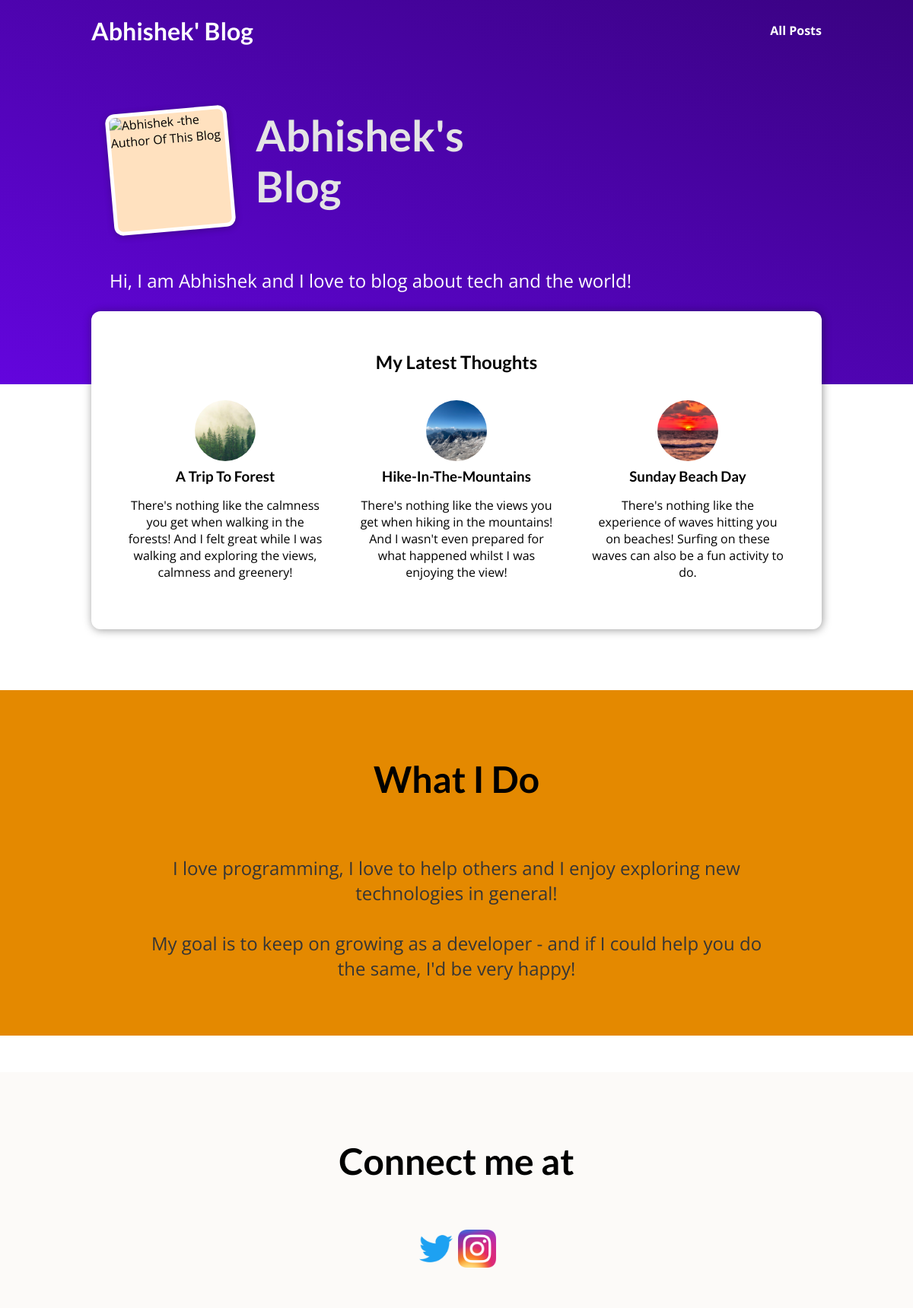
The page / on the database its author committed.
### blog/models.py (models this page shows, shortened)
class Post(models.Model):
    title = models.CharField(max_length=100)
    author = models.ForeignKey(
        Author, verbose_name=("Post author"), on_delete=models.SET_NULL, related_name="posts",null=True)
    excerpt = models.TextField()
    image_name = models.CharField(max_length=50, verbose_name="Post's image")
    post_date = models.DateField(
        auto_now=True, auto_now_add=False, verbose_name="Upload Date and time")
    slug = models.SlugField(unique=True, db_index=True)
    content = models.TextField(verbose_name="Post content", validators=[MinLengthValidator(10)])
    tags = models.ManyToManyField(Tag, verbose_name=("post tags"))
    class Meta:
        verbose_name=("Post")
        verbose_name_plural=("Posts")

### blog/views.py (the view)
# urls.py: path("", views.starting_page, name="starting_page"),
def starting_page(request):
    latest_posts=posts.order_by("-post_date")
    latest_posts=posts[:3]
    return render(request, "blog/index.html",{"posts":latest_posts,"about":about})

### blog/templates/blog/index.html (shortened to what this page needs)
{% extends 'base.html' %}
{% load static %}
{%block css_files%}
<link rel="stylesheet" href="{% static 'blog/post.css' %}" />
<link rel="stylesheet" href="{% static 'blog/index.css' %}" />
{%endblock%}
{%block content %}
<section id="welcome">
  <header>
    <img
      src="{% static 'blog/images/abhishek.jpg' %}"
      alt="Abhishek -the Author Of This Blog"
    />
    <h2>{{about.Auth_name}}</h2>
  </header>
  <p>{{about.Introduction}}</p>
</section>
<section id="latest-posts">
  <h2>My Latest Thoughts</h2>
  <ul>
    {% for post in posts %}
      {% include "blog/includes/post.html" %}
    {% endfor %}
  </ul>
</section>
<section id="about">
  <h2>What I Do</h2>
    <p>
      {{about.Description|linebreaksbr}}
    </p>
</section>
{%endblock %}

### blog/templates/blog/includes/post.html
{% load static %}
<li>
    <article class="post">
      <a href="{% url 'post-detail' post.slug %}">
        <img
          src="{% static 'blog/images/'|add:post.image_name %}"
          alt="{{post.title|title}}"
        />
        <div class="post_content">
          <h3>{{post.title|title}}</h3>
          <p>
            {{post.excerpt}}
          </p>
        </div>
      </a>
    </article>
  </li>

### static/app.css (style rules this page uses)
* { box-sizing: border-box; }
html { font-family: 'Open Sans', 'Lato', sans-serif; }
body { margin: 0; }
h1, h2, h3 { font-family: 'Lato', sans-serif; font-weight: bold; }

### blog/static/blog/post.css (style rules this page uses)
.post { display: flex; flex-direction: column; align-items: center; text-align: center; }
.post a { text-decoration: none; color: black; transition: all 0.2s ease; padding: 1rem; }
.post img { width: 5rem; height: 5rem; object-fit: cover; border-radius: 50%; }
.post h3 { margin: 0.25rem 0; }

### blog/static/blog/index.css (style rules this page uses)
#welcome { background: linear-gradient(to right top, #6305dd, #390281); padding: 6rem 12%; }
#welcome header { display: flex; align-items: flex-start; margin: 3rem auto; }
#welcome img { width: 10rem; height: 10rem; object-fit: cover; object-position: top; border: 5px solid white; border-radius: 12px; background-color: #ffe1bf; transform: rotateZ(-5deg); box-shadow: 0 2px 8px rgba(0, 0, 0, 0.25); }
#welcome h2 { font-size: 3.5rem; margin: 0 0 0 2rem; color: #e4e4e4; width: 10rem; }
#welcome p { color: white; font-size: 1.5rem; }
#latest-posts { background-color: white; padding: 2rem; border-radius: 12px; width: 60rem; margin: -6rem auto 2rem auto; box-shadow: 1px 1px 12px rgba(0, 0, 0, 0.4); }
#latest-posts h2 { text-align: center; }
#latest-posts ul { list-style: none; margin: 0; padding: 0; display: flex; gap: 1rem; }
#latest-posts li { flex: 1; }
#about { text-align: center; padding: 3rem; background-color: #e48900; margin-top: 5rem; }
#about h2 { font-size: 3rem; }
#about p { font-size: 1.5rem; color: #353535; }

### rows shown on the page
Post: image_name (picture), title "A Trip To Forest", excerpt "There's nothing like the calmness you get when walking in the forests! And I felt great while I was walking and exploring the views, calmness and greenery!"
Post: image_name (picture), title "Hike-In-The-Mountains", excerpt "There's nothing like the views you get when hiking in the mountains! And I wasn't even prepared for what happened whilst I was enjoying the view!"
Post: image_name (picture), title "Sunday Beach Day", excerpt "There's nothing like the experience of waves hitting you on beaches! Surfing on these waves can also be a fun activity to do."

### other values the page prints
{{ about.Auth_name }} "Abhishek's Blog"
{{ about.Introduction }} "Hi, I am Abhishek and I love to blog about tech and the world!"
{{ about.Description|linebreaksbr }} "I love programming, I love to help others and I enjoy exploring new technologies in general! My goal is to keep on growing as a developer - and if I could help you do the same, I'd be very happy!"
